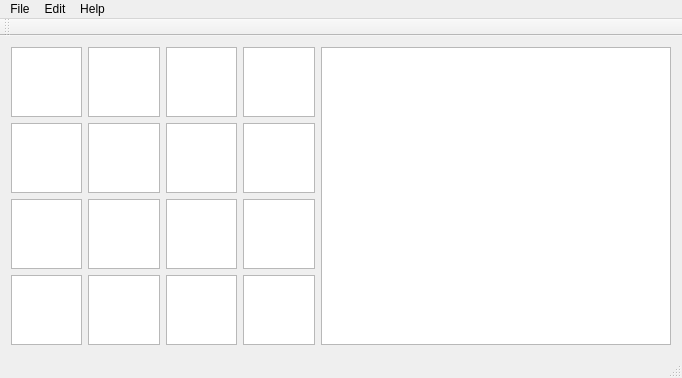
<?xml version="1.0" encoding="UTF-8"?>
<ui version="4.0">
 <class>MainWindow</class>
 <widget class="QMainWindow" name="MainWindow">
  <property name="geometry">
   <rect>
    <x>0</x>
    <y>0</y>
    <width>682</width>
    <height>370</height>
   </rect>
  </property>
  <property name="sizePolicy">
   <sizepolicy hsizetype="Preferred" vsizetype="Preferred">
    <horstretch>1</horstretch>
    <verstretch>1</verstretch>
   </sizepolicy>
  </property>
  <property name="maximumSize">
   <size>
    <width>16777215</width>
    <height>16777215</height>
   </size>
  </property>
  <property name="windowTitle">
   <string>Paintatron</string>
  </property>
  <widget class="QWidget" name="centralWidget">
   <property name="enabled">
    <bool>true</bool>
   </property>
   <property name="sizePolicy">
    <sizepolicy hsizetype="Expanding" vsizetype="Expanding">
     <horstretch>0</horstretch>
     <verstretch>0</verstretch>
    </sizepolicy>
   </property>
   <property name="maximumSize">
    <size>
     <width>16777215</width>
     <height>16777215</height>
    </size>
   </property>
   <property name="autoFillBackground">
    <bool>false</bool>
   </property>
   <layout class="QHBoxLayout" name="horizontalLayout_2">
    <item>
     <layout class="QHBoxLayout" name="horizontalLayout">
      <item>
       <layout class="QGridLayout" name="gridLayout">
        <item row="0" column="0">
         <widget class="QGraphicsView" name="graphicsView0">
          <property name="sizePolicy">
           <sizepolicy hsizetype="Expanding" vsizetype="Expanding">
            <horstretch>0</horstretch>
            <verstretch>0</verstretch>
           </sizepolicy>
          </property>
          <property name="acceptDrops">
           <bool>false</bool>
          </property>
         </widget>
        </item>
        <item row="0" column="1">
         <widget class="QGraphicsView" name="graphicsView1">
          <property name="acceptDrops">
           <bool>false</bool>
          </property>
         </widget>
        </item>
        <item row="0" column="2">
         <widget class="QGraphicsView" name="graphicsView2">
          <property name="acceptDrops">
           <bool>false</bool>
          </property>
         </widget>
        </item>
        <item row="0" column="3">
         <widget class="QGraphicsView" name="graphicsView3">
          <property name="acceptDrops">
           <bool>false</bool>
          </property>
         </widget>
        </item>
        <item row="1" column="0">
         <widget class="QGraphicsView" name="graphicsView4">
          <property name="acceptDrops">
           <bool>false</bool>
          </property>
         </widget>
        </item>
        <item row="1" column="1">
         <widget class="QGraphicsView" name="graphicsView5">
          <property name="acceptDrops">
           <bool>false</bool>
          </property>
         </widget>
        </item>
        <item row="1" column="2">
         <widget class="QGraphicsView" name="graphicsView6">
          <property name="acceptDrops">
           <bool>false</bool>
          </property>
         </widget>
        </item>
        <item row="1" column="3">
         <widget class="QGraphicsView" name="graphicsView7">
          <property name="acceptDrops">
           <bool>false</bool>
          </property>
         </widget>
        </item>
        <item row="2" column="0">
         <widget class="QGraphicsView" name="graphicsView8">
          <property name="acceptDrops">
           <bool>false</bool>
          </property>
         </widget>
        </item>
        <item row="2" column="1">
         <widget class="QGraphicsView" name="graphicsView9">
          <property name="acceptDrops">
           <bool>false</bool>
          </property>
         </widget>
        </item>
        <item row="2" column="2">
         <widget class="QGraphicsView" name="graphicsView10">
          <property name="acceptDrops">
           <bool>false</bool>
          </property>
         </widget>
        </item>
        <item row="2" column="3">
         <widget class="QGraphicsView" name="graphicsView11">
          <property name="acceptDrops">
           <bool>false</bool>
          </property>
         </widget>
        </item>
        <item row="3" column="0">
         <widget class="QGraphicsView" name="graphicsView12">
          <property name="acceptDrops">
           <bool>false</bool>
          </property>
         </widget>
        </item>
        <item row="3" column="1">
         <widget class="QGraphicsView" name="graphicsView13">
          <property name="acceptDrops">
           <bool>false</bool>
          </property>
         </widget>
        </item>
        <item row="3" column="2">
         <widget class="QGraphicsView" name="graphicsView14">
          <property name="acceptDrops">
           <bool>false</bool>
          </property>
         </widget>
        </item>
        <item row="3" column="3">
         <widget class="QGraphicsView" name="graphicsView15">
          <property name="acceptDrops">
           <bool>false</bool>
          </property>
         </widget>
        </item>
       </layout>
      </item>
      <item>
       <widget class="QGraphicsView" name="graphicsView">
        <property name="sizePolicy">
         <sizepolicy hsizetype="Expanding" vsizetype="Expanding">
          <horstretch>0</horstretch>
          <verstretch>0</verstretch>
         </sizepolicy>
        </property>
        <property name="minimumSize">
         <size>
          <width>350</width>
          <height>0</height>
         </size>
        </property>
        <property name="acceptDrops">
         <bool>false</bool>
        </property>
       </widget>
      </item>
     </layout>
    </item>
   </layout>
  </widget>
  <widget class="QMenuBar" name="menuBar">
   <property name="geometry">
    <rect>
     <x>0</x>
     <y>0</y>
     <width>682</width>
     <height>18</height>
    </rect>
   </property>
   <widget class="QMenu" name="menuFile">
    <property name="title">
     <string>File</string>
    </property>
    <addaction name="actionSave"/>
    <addaction name="actionLoadImage"/>
    <addaction name="actionLoadText"/>
    <addaction name="actionExit"/>
   </widget>
   <widget class="QMenu" name="menuEdit">
    <property name="title">
     <string>Edit</string>
    </property>
    <addaction name="actionClearSources"/>
   </widget>
   <widget class="QMenu" name="menuHelp">
    <property name="title">
     <string>Help</string>
    </property>
    <addaction name="actionAbout"/>
   </widget>
   <addaction name="menuFile"/>
   <addaction name="menuEdit"/>
   <addaction name="menuHelp"/>
  </widget>
  <widget class="QToolBar" name="mainToolBar">
   <attribute name="toolBarArea">
    <enum>TopToolBarArea</enum>
   </attribute>
   <attribute name="toolBarBreak">
    <bool>false</bool>
   </attribute>
  </widget>
  <widget class="QStatusBar" name="statusBar"/>
  <action name="actionSave">
   <property name="text">
    <string>Save Image As...</string>
   </property>
  </action>
  <action name="actionLoad">
   <property name="text">
    <string>Load</string>
   </property>
  </action>
  <action name="actionExit">
   <property name="text">
    <string>Exit</string>
   </property>
  </action>
  <action name="actionLoadImage">
   <property name="text">
    <string>Load Source Image</string>
   </property>
  </action>
  <action name="actionClearSources">
   <property name="text">
    <string>Clear Sources</string>
   </property>
  </action>
  <action name="actionAbout">
   <property name="text">
    <string>About</string>
   </property>
  </action>
  <action name="actionLoadText">
   <property name="text">
    <string>Load Source Text</string>
   </property>
  </action>
  <action name="actionClear_Text_Sources">
   <property name="text">
    <string>Clear Text Sources</string>
   </property>
  </action>
 </widget>
 <layoutdefault spacing="6" margin="11"/>
 <resources/>
 <connections/>
</ui>
